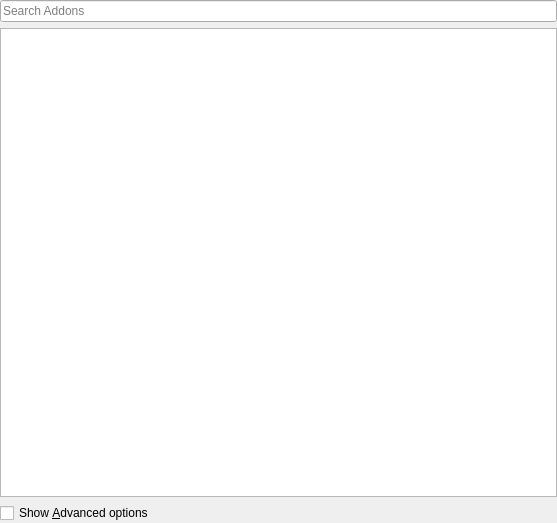
<?xml version="1.0" encoding="UTF-8"?>
<ui version="4.0">
 <class>AddonSelector</class>
 <widget class="QWidget" name="AddonSelector">
  <property name="geometry">
   <rect>
    <x>0</x>
    <y>0</y>
    <width>557</width>
    <height>523</height>
   </rect>
  </property>
  <property name="windowTitle">
   <string>Form</string>
  </property>
  <layout class="QVBoxLayout" name="verticalLayout">
   <property name="leftMargin">
    <number>0</number>
   </property>
   <property name="topMargin">
    <number>0</number>
   </property>
   <property name="rightMargin">
    <number>0</number>
   </property>
   <property name="bottomMargin">
    <number>0</number>
   </property>
   <item>
    <widget class="QLineEdit" name="lineEdit">
     <property name="placeholderText">
      <string>Search Addons</string>
     </property>
     <property name="clearButtonEnabled">
      <bool>true</bool>
     </property>
    </widget>
   </item>
   <item>
    <widget class="QTreeView" name="listView">
     <property name="mouseTracking">
      <bool>true</bool>
     </property>
     <property name="alternatingRowColors">
      <bool>true</bool>
     </property>
     <property name="indentation">
      <number>0</number>
     </property>
     <property name="rootIsDecorated">
      <bool>false</bool>
     </property>
     <property name="itemsExpandable">
      <bool>false</bool>
     </property>
     <property name="sortingEnabled">
      <bool>true</bool>
     </property>
     <property name="headerHidden">
      <bool>true</bool>
     </property>
     <attribute name="headerVisible">
      <bool>false</bool>
     </attribute>
    </widget>
   </item>
   <item>
    <widget class="QCheckBox" name="advancedCheckbox">
     <property name="text">
      <string>Show &amp;Advanced options</string>
     </property>
    </widget>
   </item>
  </layout>
 </widget>
 <resources/>
 <connections/>
</ui>
